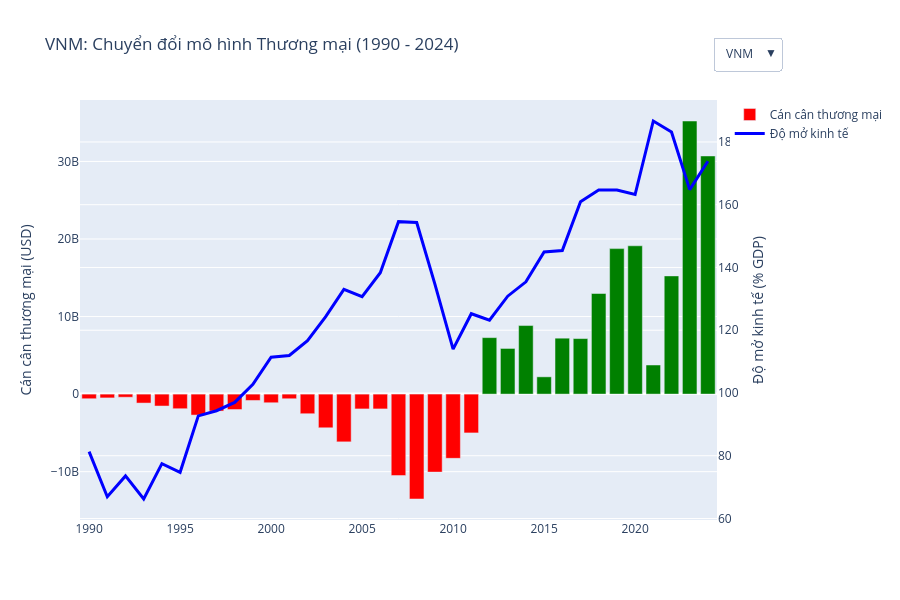

The notebook cell this image was saved under:
### Code cell
import pandas as pd

import plotly.graph_objects as go
import numpy as np

# 1. Lấy danh sách các quốc gia duy nhất (sắp xếp theo Alphabet)
countries = ['VNM', 'THA', 'PHL', 'SGP', 'CHN', 'IND', 'IRL', 'DEU', 'ZAF', 'USA', 'JPN']
countries.sort()

file_path = 'cleaned_data/information/panel_macro_cleaned.csv'
try:
    df = pd.read_csv(file_path)
except FileNotFoundError:
    print(f"Không tìm thấy file tại {file_path}.")
    
fig = go.Figure()

# 2. Vòng lặp: Thêm toàn bộ các traces (đường/cột) cho TẤT CẢ quốc gia vào biểu đồ
for country in countries:
    country_df = df[df['Country'] == country].sort_values('Year')
    
    # Trace 1: Cột Cán cân thương mại
    fig.add_trace(go.Bar(
        x=country_df['Year'],
        y=country_df['Trade_Balance_USD'],
        name=f'Cán cân thương mại',
        marker_color=np.where(country_df['Trade_Balance_USD'] < 0, 'red', 'green'),
        visible=(country == 'VNM') # Mặc định chỉ hiển thị VNM ban đầu
    ))

    # Trace 2: Đường Độ mở kinh tế
    fig.add_trace(go.Scatter(
        x=country_df['Year'],
        y=country_df['Economic_Openness_Pct'],
        name=f'Độ mở kinh tế',
        yaxis='y2',
        line=dict(color='blue', width=3),
        visible=(country == 'VNM') # Mặc định chỉ hiển thị VNM ban đầu
    ))

# 3. Xây dựng logic cho Menu Dropdown
buttons = []
for i, country in enumerate(countries):
    # Mỗi quốc gia có 2 traces (Bar và Scatter), tạo mảng boolean để bật đúng 2 traces đó
    visibility = [False] * (len(countries) * 2)
    visibility[i*2] = True      # Bật Bar chart của quốc gia thứ i
    visibility[i*2 + 1] = True  # Bật Scatter chart của quốc gia thứ i
    
    button = dict(
        label=country,
        method="update",
        args=[
            {"visible": visibility}, # Hành động 1: Cập nhật dữ liệu hiển thị
            {"title": f"{country}: Chuyển đổi mô hình Thương mại (1990 - 2024)"} # Hành động 2: Đổi tiêu đề
        ]
    )
    buttons.append(button)

# 4. Cập nhật Layout với Dropdown và Trục Y kép
# Đặt chỉ mục mặc định của Dropdown vào 'VNM'
default_index = countries.index('VNM') if 'VNM' in countries else 0

fig.update_layout(
    updatemenus=[
        dict(
            active=default_index,
            buttons=buttons,
            x=1.1, # Đẩy menu ra ngoài góc phải
            y=1.15,
            xanchor="right",
            yanchor="top"
        )
    ],
    title='VNM: Chuyển đổi mô hình Thương mại (1990 - 2024)',
    yaxis=dict(title='Cán cân thương mại (USD)'),
    yaxis2=dict(title='Độ mở kinh tế (% GDP)', overlaying='y', side='right'),
    barmode='group',
    height=600,
    margin=dict(r=100) # Mở rộng lề phải để không bị cắt chữ ở trục Y2
)

fig.show()
fig.write_html(f"fig/Mô hình thương mại.html")
